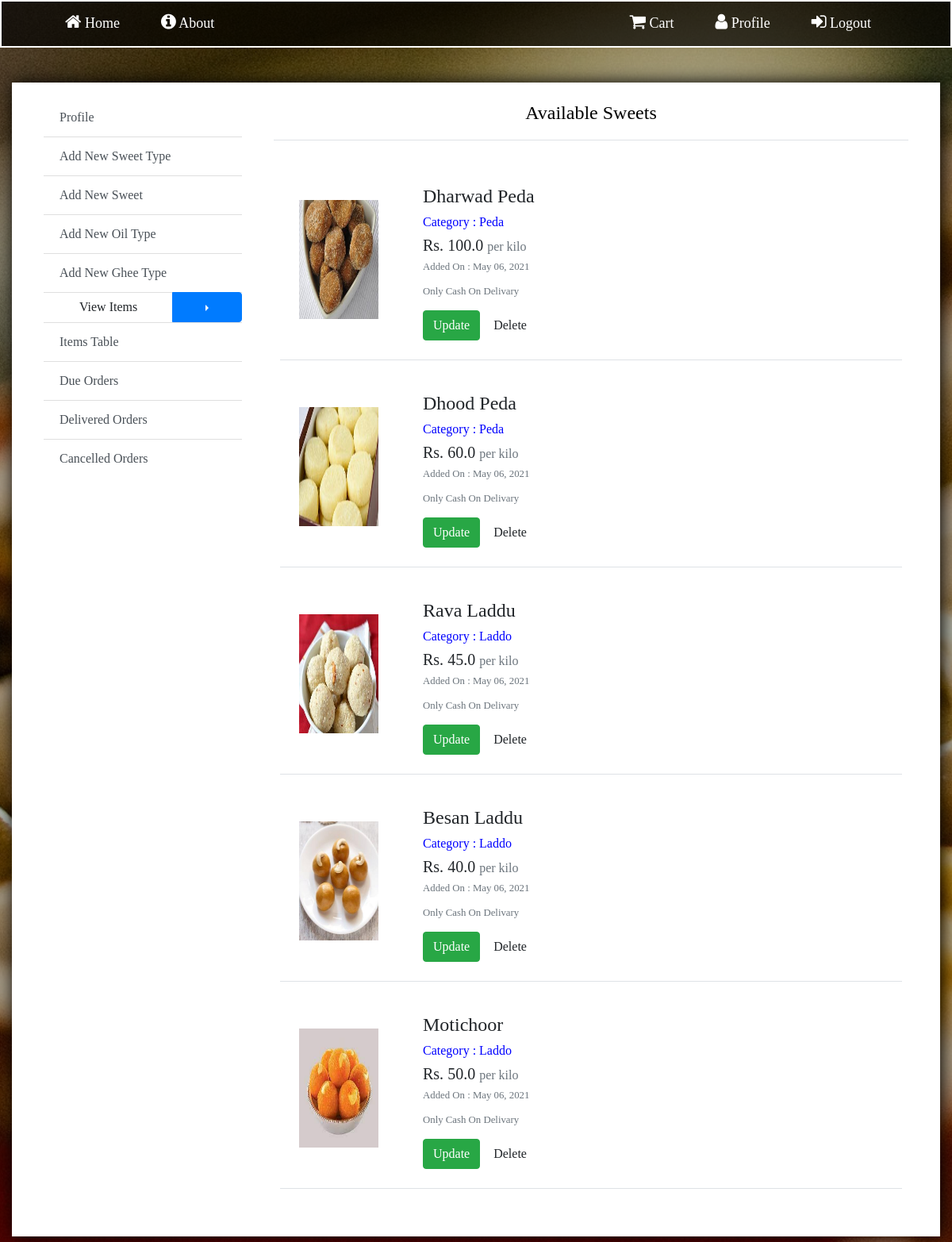
Screenshot of /sweet/all/ (signed in) with the database file from the repository.
### store/models.py (models this page shows, shortened)
class SpecificTypes(models.Model):
    type_name = models.CharField(max_length=200)
    base_price_per_kilo = models.FloatField()
    slug = models.SlugField(unique=True)
    img_path = 'Sweets'
    image = models.ImageField(upload_to=img_path,default='default_sweet.jpg')
    sweet_category = models.ForeignKey(SweetType, on_delete=models.CASCADE)
    date = models.DateTimeField(default=timezone.now)
    class Meta:
        unique_together = ('type_name','slug')

class SweetType(models.Model):
    sweet_name = models.CharField(max_length=200)
    slug = models.SlugField(unique=True)
    image = models.ImageField(upload_to='Sweet_Types',default='default_sweet.jpg')
    date = models.DateTimeField(default=timezone.now)
    class Meta:
        unique_together = ('sweet_name','slug')
    def __str__(self):
        return self.sweet_name

### store/views.py (the view)
# urls.py: path('sweet/all/', SweetList.as_view(), name='sweet-all'),
class SweetList(LoginRequiredMixin, PermissionRequiredMixin, ListView):
    permission_required = 'is_superuser'
    model = SpecificTypes
    template_name = 'store/sweets_list.html'
    paginate_by = 10
    def get_context_data(self, **kwargs):
        context = super(SweetList, self).get_context_data(**kwargs)
        sweets = SpecificTypes.objects.all().order_by("-date")
        paginator = Paginator(sweets, self.paginate_by)
        self.request.session['prev_url'] = self.request.META.get('HTTP_REFERER')
        page = self.request.GET.get('page')
        try:
            sweets = paginator.page(page)
        except PageNotAnInteger:
            sweets = paginator.page(1)
        except EmptyPage:
            sweets = paginator.page(paginator.num_pages)
        context['sweets'] = sweets
        return context

### store/templates/store/sweets_list.html (shortened to what this page needs)
{% extends 'store/admin_pages_base.html' %}
{% load crispy_forms_tags %}
{%block content%}
<div class="operations">
        <div class="list-group list-group-flush">
            <a href="{% url 'profile' %}" class="list-group-item list-group-item-action">Profile</a>
            <a href="{% url 'new-type' %}" class="list-group-item list-group-item-action">Add New Sweet Type</a>
            <a href="{% url 'new-sweet' %}" class="list-group-item list-group-item-action">Add New Sweet</a>
            <a href="{% url 'new-oil' %}" class="list-group-item list-group-item-action">Add New Oil Type</a>
            <a href="{% url 'new-ghee' %}" class="list-group-item list-group-item-action">Add New Ghee Type</a>
            <div class="btn-group dropright">
                <button type="button" class="btn">
                    View Items
                </button>
                <button type="button" class="btn btn-primary dropdown-toggle dropdown-toggle-split" data-toggle="dropdown"
                        aria-haspopup="true" aria-expanded="false">
                </button>
            </div>
            <a href="{% url 'items-table' %}" class="list-group-item list-group-item-action">Items Table</a>
            <a href="{% url 'due-list' %}" class="list-group-item list-group-item-action">Due Orders</a>
            <a href="{% url 'deliver-list' %}" class="list-group-item list-group-item-action">Delivered Orders</a>
            <a href="{% url 'cancelled-orders' %}" class="list-group-item list-group-item-action">Cancelled Orders</a>
        </div>
    </div>
    <div class="content">
            <fieldset>
                <legend class="border-bottom pb-3 text-center">Available Sweets</legend>
                <div class="views form-group row my-4 mx-2">
                    {% for item in sweets %}
                    <div class="item col-lg-12 p-4 border-bottom mb-3">
                        <div class="img">
                            <img src="{{ item.image.url }}" class="mb-2">
                        </div>
                        <div class="details ml-3">
                            <h4>{{item.type_name}}</h4>
                            <small><h6 style="color:blue">Category : {{item.sweet_category}}</h6></small>
                            <h5>Rs. {{item.base_price_per_kilo}} <small class="text-muted">per kilo</small></h5>
                            <div  class="text-muted">
                                <small>
                                    <p>Added On : {{item.date | date:"F d, Y"}}</p>
                                    <p>Only Cash On Delivary</p>
                                </small>
                            </div>
                            <div class="routes">
                                <a href="{% url 'sweet-update' item.id %}" class="btn btn-success">Update</a>
                                <a href="{% url 'sweet-delete' item.slug %}" class="btn btn-delete">Delete</a>
                            </div>
                        </div>
                    </div>
                    {% endfor %}
                </div>
            </fieldset>
    </div>
{%endblock content%}

### store/templates/store/admin_pages_base.html (shortened to what this page needs)
{% load static %}
<!DOCTYPE html>
<html lang="en">
<head>
    <link rel="stylesheet" href="https://cdnjs.cloudflare.com/ajax/libs/font-awesome/4.7.0/css/font-awesome.min.css">
    <link rel="stylesheet" href="https://stackpath.bootstrapcdn.com/bootstrap/4.3.1/css/bootstrap.min.css">
    <link rel="stylesheet" type="text/css" href="{% static 'css/base.css'%}">
    <link rel="stylesheet" type="text/css" href="{% static 'css/admin_base.css'%}">
</head>
<body >
    <nav class="navbar navbar-expand-md  navbar-dark fixed-top bg-steel">
        <div class="collapse navbar-collapse" id="navbarToggle">
             <div class="navbar-nav mr-auto ml-5">
                 <a class="nav-item link" href="/"><i class="fa fa-home" aria-hidden="true"></i>  Home</a>
                 <a class="nav-item link" href="{%url 'about' %}"><i class="fa fa-info-circle" aria-hidden="true"></i>  About</a>
             </div>
             <div class="navbar-nav mr-5 ml-5">
                 {% if user.is_authenticated %}
                    <a class="nav-item link" href="{%url 'user-cart'%}"><i class="fa fa-shopping-cart" aria-hidden="true"></i> Cart</a>
                    <a class="nav-item link" href="{%url 'profile'%}"><i class="fa fa-user" aria-hidden="true"></i> Profile</a>
                    <a class="nav-item link" href="{%url 'logout'%}"><i class="fa fa-sign-in" aria-hidden="true"></i> Logout</a>
                 {% else %}
                    <a class="nav-item link" href="{%url 'login'%}"><i class="fa fa-sign-in" aria-hidden="true"></i>  Login</a>
                    <a class="nav-item link" href="{%url 'register'%}"><i class="fa fa-user-plus" aria-hidden="true"></i>  Register</a>
                {%endif%}
             </div>
         </div>
     </nav>
    <div class="col-md-12">
        <br>
    <div class="content-section"
        {%block content%}
        {%endblock content%}
    </div>
            </div>
    <br>
</body>
</html>

### store/static/css/base.css (style rules this page uses)
* { font-family: Calibri }
body { background: linear-gradient(rgba(0, 0, 0, 0.3),rgba(0, 0, 0, 0.3),rgba(0, 0, 0, 0.3)), url(../images/img1.jpg); background-size: cover; background-position: center; background-attachment: fixed; background-repeat: no-repeat; width: auto; }
label,legend,.text-muted { color: black; }
.content-section { padding: 10px 20px; background: white; box-shadow: 2px 0 20px black; height: 100%; }
nav { background: linear-gradient(rgba(0, 0, 0, 0.671),rgba(0, 0, 0, 0.678),rgba(0, 0, 0, 0.671)); border: 2px solid white; z-index : 1023; }
.navbar-nav a { display: block; padding: 0.4rem 1.0rem; color: rgb(255, 255, 255); font-size: 18px; transition: 0.5s ease; margin-right: 20px; border: 2px solid white transparent; border-radius: 5px; }
.navbar-nav a i, footer i { font-size: 22px; }

### store/static/css/admin_base.css (style rules this page uses)
.content-section { display: flex; }
.operations { flex: 2; margin: 10px 20px; min-width: 250px; }

### store/templates/store/admin_pages_base.html (style rules this page uses)
.content-section { margin-top: 80px; }

### store/templates/store/sweets_list.html (style rules this page uses)
.content { flex: 7; margin: 10px 20px; background: white; }
.item { display:flex; line-height:15px; align-items:center }
.item img { width: 100px; height: 150px; margin-right: 40px; }

### rows the page displays
SpecificTypes: image (picture), type_name "Dharwad Peda", sweet_category "Peda", base_price_per_kilo "100.0", date "May 06, 2021"
SpecificTypes: image (picture), type_name "Dhood Peda", sweet_category "Peda", base_price_per_kilo "60.0", date "May 06, 2021"
SpecificTypes: image (picture), type_name "Rava Laddu", sweet_category "Laddo", base_price_per_kilo "45.0", date "May 06, 2021"
SpecificTypes: image (picture), type_name "Besan Laddu", sweet_category "Laddo", base_price_per_kilo "40.0", date "May 06, 2021"
SpecificTypes: image (picture), type_name "Motichoor", sweet_category "Laddo", base_price_per_kilo "50.0", date "May 06, 2021"
